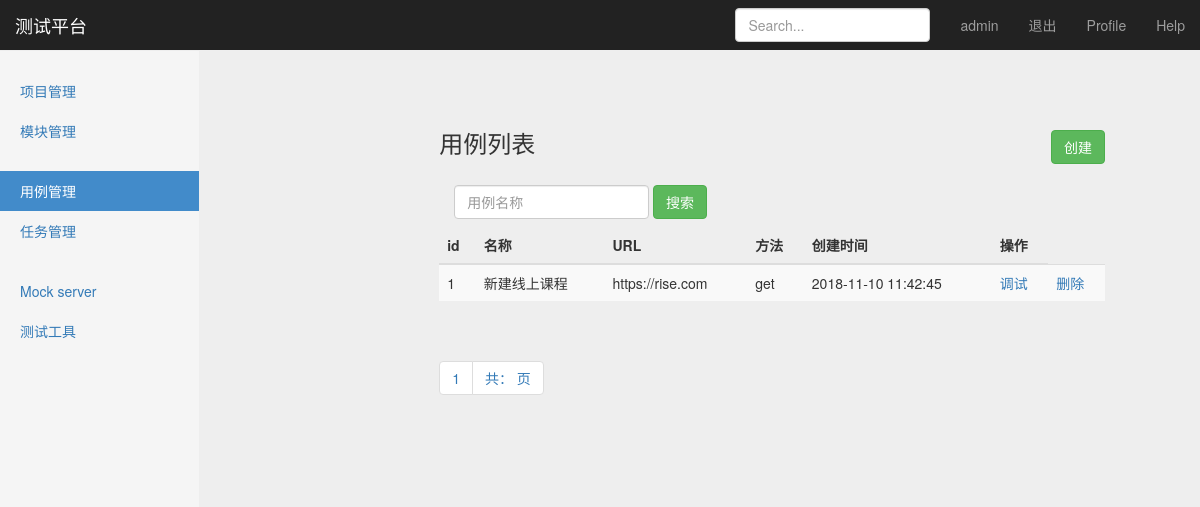
The app's page /interface/case_manage/ (signed in) with its own data.
### interface_app/models.py (models this page shows, shortened)
class TestCase(models.Model):
    module = models.ForeignKey(Module,on_delete=models.CASCADE)
    name = models.CharField("名称",max_length=100, blank=False, default="")
    url = models.CharField("URL", max_length=100, default="")
    req_method = models.CharField("方法", max_length=10, default="")
    req_type = models.CharField("参数类型",max_length=10, default="")
    req_header = models.TextField("header", default="")
    req_parameter = models.TextField("参数",default="")
    response_assert = models.TextField("验证",default="")
    create_time = models.DateTimeField("创建时间",auto_now=True)

### interface_app/views/testcase_views.py (the view)
# urls.py: path('case_manage/', testcase_views.case_manage),
def case_manage(request):
    testcases = TestCase.objects.all()
    paginator = Paginator(testcases, 2)
    page = request.GET.get("page")
    try:
        contacts = paginator.page(page)
    except PageNotAnInteger:
        contacts =paginator.page(1)#如果页数类型不是整型，取第一页
    except EmptyPage:
        contacts = paginator.page(paginator.num_pages)
    if request.method == "GET":
        return render(request, "case_manage.html",{
            "type":"list",
            "testcases":contacts
        })
    else:
        return HttpResponse("404")

### templates/case_manage.html (shortened to what this page needs)
{% extends "base.html" %}
{% block content %}
    <nav class="navbar navbar-inverse navbar-fixed-top">
      <div class="container-fluid">
        <div class="navbar-header">
          <a class="navbar-brand" href="#">测试平台</a>
        </div>
        <div id="navbar" class="navbar-collapse collapse">
          <ul class="nav navbar-nav navbar-right">
            <li><a href="#">{{ user }}</a></li>
            <li><a href="/logout/">退出</a></li>
            <li><a href="#">Profile</a></li>
            <li><a href="#">Help</a></li>
          </ul>
          <form class="navbar-form navbar-right">
            <input type="text" class="form-control" placeholder="Search...">
          </form>
        </div>
      </div>
    </nav>
    <div class="container-fluid">
        <div class="col-sm-3 col-md-2 sidebar">
          <ul class="nav nav-sidebar">
            <li><a  href="/manage/project_manage/">项目管理</a></li>
            <li><a href="/manage/module_manage/">模块管理</a></li>
          </ul>
          <ul class="nav nav-sidebar">
            <li class="active"><a href="#">用例管理</a></li>
            <li><a href="">任务管理</a></li>
          </ul>
          <ul class="nav nav-sidebar">
            <li><a href="">Mock server</a></li>
            <li><a href="">测试工具</a></li>
          </ul>
        </div>
        <div class="col-sm-9 col-sm-offset-3 col-md-10 col-md-offset-2 main">
        {% if type == "list" %}
            <div class="col-sm-9 col-sm-offset-3 col-md-10 col-md-offset-2 main">
             <h3 class="sub-header">用例列表
           <button type="button" onclick="window.location.href='/interface/add_case/'" style="float: right"
                   class="btn btn-success">创建</button>
          </h3>
          <div class="table-responsive">
              <form class="navbar-form" method="get" action="/interface/search_case_name/">
                  <div class="form-group">
                      <input name="case_name" type="text" placeholder="用例名称" class="form-control">
                  </div>
                  <button type="submit" class="btn btn-success">搜索</button>
              </form>
            <table class="table table-striped">
              <thead>
                <tr>
                  <th>id</th>
                  <th>名称</th>
                  <th>URL</th>
                  <th>方法</th>
                  <th>创建时间</th>
                   <th>操作</th>
                </tr>
              </thead>
              <tbody>
              {% for case in testcases %}
                <tr>
                  <td>{{ case.id }}</td>
                  <td>{{ case.name }}</td>
                  <td>{{ case.url }}</td>
                  <td>{{ case.req_method }}</td>
                  <td>{{ case.create_time | date:"Y-m-d H:i:s"}}</td>
                  <td> <a href="/interface/debug_case/{{ case.id }}">调试</a></td>
                  <td> <a href="/manage/delete_project/{{ case.id }}">删除</a></td>
                </tr>
               {% endfor %}
              </tbody>
            </table>
          </div>
          <div class="pagination">
            <span class="step-links">
                <ul class="pagination">
                    <li><a href="#">{{ testcases.number}}</a></li>
                    <li><a href="#">共：{{ testcases.paginator.numb_pages}} 页</a></li>
                </ul>
            </span>
          </div>
        {% endif %}
</div>
        </div>
      </div>
{% endblock %}

### static/css/signin.css (style rules this page uses)
body { padding-top: 40px; padding-bottom: 40px; background-color: #eee; }

### static/css/dashboard.css (style rules this page uses)
body { padding-top: 50px; }
.sub-header { padding-bottom: 10px; border-bottom: 1px solid #eee; }
.navbar-fixed-top { border: 0; }
.sidebar { display: none; }
@media (min-width: 768px) { .sidebar { position: fixed; top: 51px; bottom: 0; left: 0; z-index: 1000; display: block; padding: 20px; overflow-x: hidden; overflow-y: auto; background-color: #f5f5f5; border-right: 1px solid #eee; } }
.nav-sidebar { margin-right: -21px; margin-bottom: 20px; margin-left: -20px; }
.nav-sidebar > li > a { padding-right: 20px; padding-left: 20px; }
.nav-sidebar > .active > a, .nav-sidebar > .active > a:hover, .nav-sidebar > .active > a:focus { color: #fff; background-color: #428bca; }
.main { padding: 20px; }
@media (min-width: 768px) { .main { padding-right: 40px; padding-left: 40px; } }

### records on screen
TestCase: id "1", name "新建线上课程", url "https://rise.com", req_method "get", create_time "2018-11-10 11:42:45"

### other values on screen
{{ user }} "admin"
{{ testcases.number }} "1"
